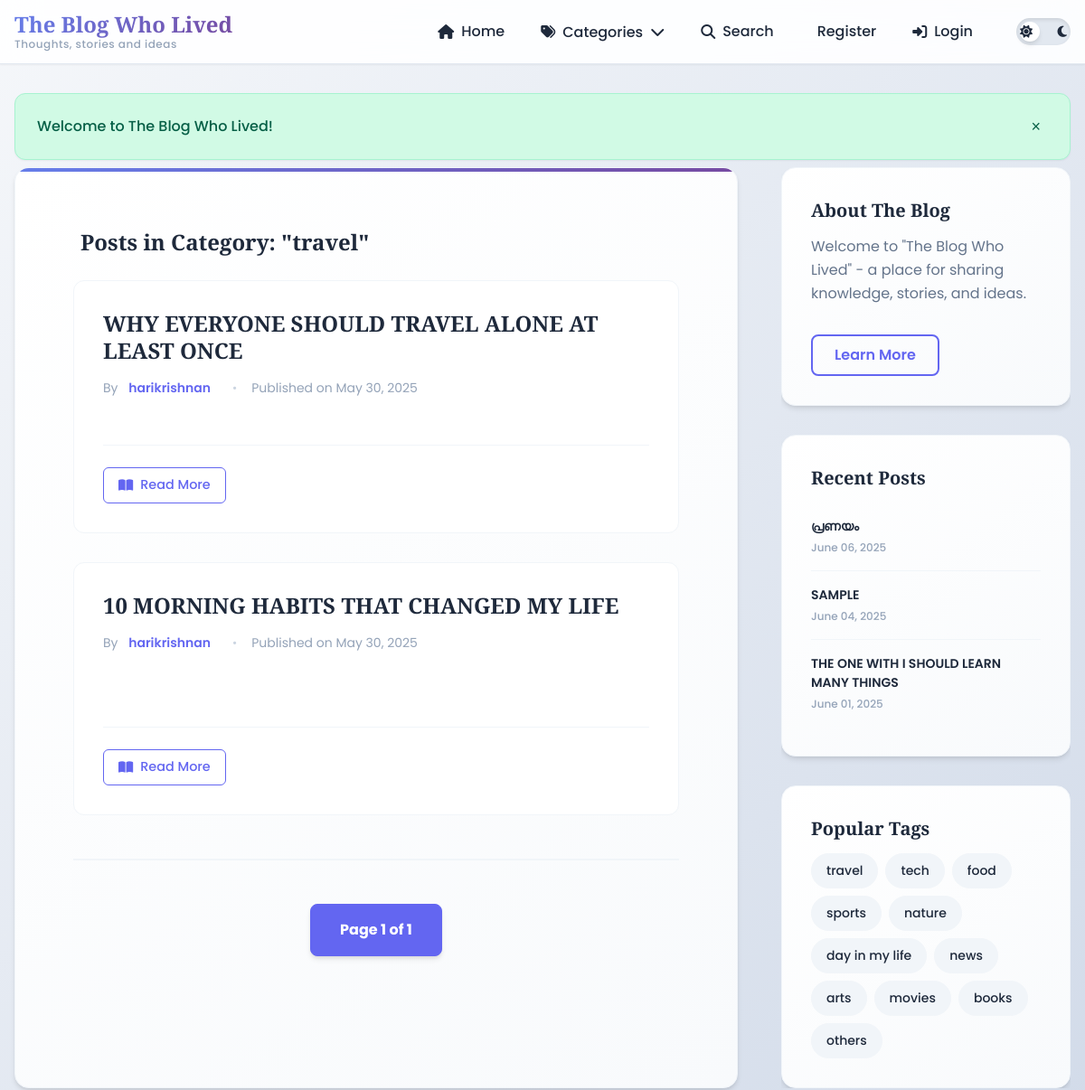
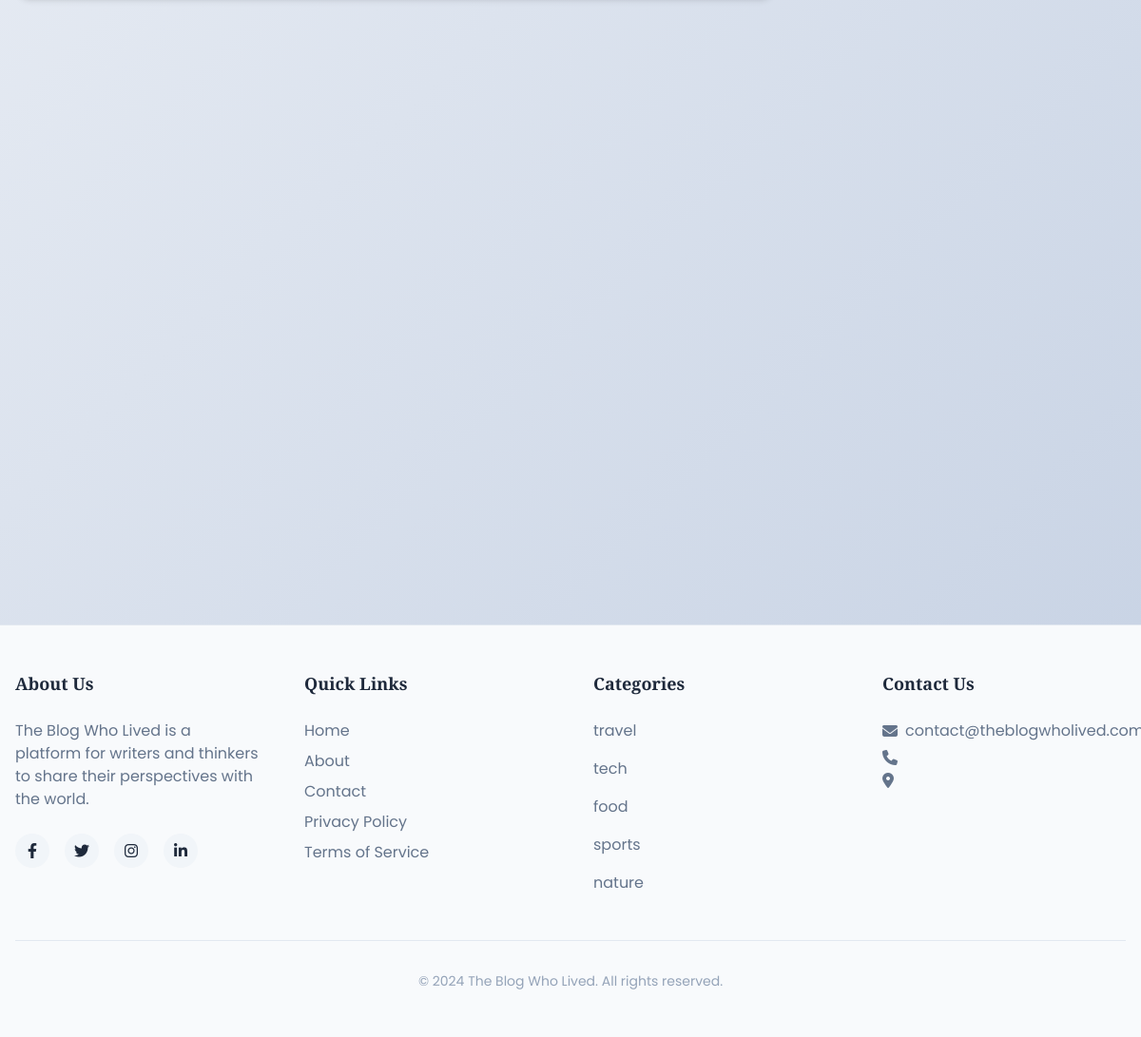
/category/travel/, run on the app's committed database (2 pictures, top to bottom).
### blog/models.py (models this page shows, shortened)
class Category(models.Model):
    name = models.CharField(max_length=100, unique=True)

class Post(models.Model):
    title = models.CharField(max_length=200)
    content = models.TextField()
    date_posted = models.DateTimeField(default=timezone.now)
    author = models.ForeignKey(User, on_delete=models.CASCADE)
    categories = models.ManyToManyField(Category)

### blog/views.py (the view)
# urls.py: path('category/<str:category_name>/', views.category_posts, name='category-posts'),
def category_posts(request, category_name):
    category = get_object_or_404(Category, name=category_name)
    posts = Post.objects.filter(categories = category).order_by('-date_posted')
    paginator = Paginator(posts,5)
    page_number = request.GET.get('page')
    page_obj = paginator.get_page(page_number)
    recent_posts = Post.objects.order_by('-date_posted')[:3]
    context = {
        'category':category,
        'page_obj':page_obj,
        'recent_posts' : recent_posts
    }
    return render(request, 'blog/category_posts.html', context)

### blog/context_processor.py (called while the page is built)
def categories(request):
    return {
        'categories': Category.objects.all()
    }

### blog/templates/blog/category_posts.html (shortened to what this page needs)
{% extends 'blog/base.html' %}
{% load static %}
{% block content %}
<link rel="stylesheet" href="{% static 'blog/category_posts.css' %}">
<div class="container py-5">
    <div class="row justify-content-center">
        <div class="col-lg-10 col-md-12">
            <div class="mb-5 text-center" style="padding:.5rem;">
                <h2 class="fw-bold text-primary">Posts in Category: "{{ category.name }}"</h2>
            </div>
            {% for post in page_obj %}
            <article class="home-post mb-5 shadow-sm p-4 bg-light rounded-4 border">
                <div class="post-header mb-2">
                    <h3 class="post-title mb-2">
                        <a href="{% url 'post-detail' post.id %}" class="post-title-link text-dark"
                           style="text-decoration: none;">
                            {{ post.title|upper }}
                        </a>
                    </h3>
                    <div class="post-meta text-muted small">
                        <span>By
                            <a href="{% url 'user-posts' post.author.username %}"
                               class="author-link text-decoration-none fw-semibold">
                                {{ post.author }}
                            </a>
                        </span>
                        <span class="separator mx-2">•</span>
                        <span>Published on {{ post.date_posted|date:"F d, Y" }}</span>
                    </div>
                </div>
                <div class="post-footer text-end mt-3">
                    <a href="{% url 'post-detail' post.id %}" class="read-more-btn">
                        <i class="fas fa-book-open me-2"></i> Read More
                    </a>
                </div>
            </article>
            {% endfor %}
            {% include 'blog/pagination.html' %}
        </div>
    </div>
</div>
{% endblock %}

### blog/templates/blog/base.html (shortened to what this page needs)
<!DOCTYPE html>
<html lang="en">
<head>
    <link rel="stylesheet" href="https://cdnjs.cloudflare.com/ajax/libs/font-awesome/6.4.0/css/all.min.css">
    <link rel="stylesheet" href="/static/blog/main.css">
</head>
<body>
    <header class="main-header">
        <div class="header-container">
            <div class="logo-container">
                <a href="/" class="logo-link">
                    <h1 class="logo">The Blog Who Lived</h1>
                    <p class="tagline">Thoughts, stories and ideas</p>
                </a>
            </div>
            <nav class="main-nav" aria-label="Main navigation">
                <ul class="nav-list">
                {% if user.is_authenticated %}
                    <li><a href="{% url 'home' %}" class="nav-link"><i class="fas fa-home"></i> <span>Home</span></a></li>
                    <li><a href="{% url 'profile' %}" class="nav-link"><i class="fas fa-user"></i> <span>Profile</span></a></li>
                    <li><a href="{% url 'post-create' %}" class="nav-link"><i class="fas fa-plus"></i> <span>New Post</span></a></li>
                    <li class="dropdown">
                        <button class="dropdown-btn" aria-expanded="false">
                            <i class="fas fa-tags"></i> <span>Categories</span> <i class="fas fa-chevron-down"></i>
                        </button>
                        <ul class="dropdown-content" aria-label="Categories submenu">
                            {% for category in categories %}
                                <li><a href="{% url 'category-posts' category.name %}" class="dropdown-link">{{category.name}}</a></li>
                            {% endfor %}
                        </ul>
                    </li>
                    <li><a href="{% url 'search' %}" class="nav-link"><i class="fas fa-search"></i> <span>Search</span></a></li>
                    <li><a href="{% url 'logout' %}" class="nav-link"><i class="fas fa-sign-out-alt"></i> <span>Logout</span></a></li>
                {% else %}
                    <li><a href="{% url 'home' %}" class="nav-link"><i class="fas fa-home"></i> <span>Home</span></a></li>
                    <li class="dropdown">
                        <button class="dropdown-btn" aria-expanded="false">
                            <i class="fas fa-tags"></i> <span>Categories</span> <i class="fas fa-chevron-down"></i>
                        </button>
                    </li>
                    <li><a href="{% url 'search' %}" class="nav-link"><i class="fas fa-search"></i> <span>Search</span></a></li>
                    <li><a href="{% url 'register' %}" class="nav-link"> <span>Register</span></a></li>
                    <li><a href="{% url 'login' %}" class="nav-link"><i class="fas fa-sign-in-alt"></i> <span>Login</span></a></li>
                {% endif %}
                </ul>
                <div class="theme-toggle">
                    <label for="dark-mode-toggle" class="toggle-label">
                        <i class="fas fa-sun"></i>
                        <i class="fas fa-moon"></i>
                        <span class="toggle-ball"></span>
                    </label>
                </div>
            </nav>
        </div>
    </header>
    <main id="main-content" class="main-content">
        {% if user.is_authenticated %}
        <div class="messages-container" style="max-width: 1200px; margin: 0 auto; padding: 0 1rem;">
            <div class="alert alert-success">
                {{user.username}}, Welcome to The Blog Who Lived!
                <button class="close-alert" aria-label="Close message">&times;</button>
            </div>
        </div>
        {% else %}
        <div class="messages-container" style="max-width: 1200px; margin: 0 auto; padding: 0 1rem;">
            <div class="alert alert-success">
                Welcome to The Blog Who Lived!
                <button class="close-alert" aria-label="Close message">&times;</button>
            </div>
        </div>
        {% endif %}
        <div class="container">
            <div class="grid-layout">
                <div class="primary-content">
                    <div style="margin-top: .5rem;">
                        {% block content %}
                        {% endblock %}
                    </div>
                </div>
                <aside class="sidebar" aria-label="Sidebar" style="order: 2;">
                    <section class="sidebar-card about-card">
                        <h2 class="card-title">About The Blog</h2>
                        <div class="card-content">
                            <p>Welcome to "The Blog Who Lived" - a place for sharing knowledge, stories, and ideas.</p>
                            <a href="{% url 'about' %}" class="btn btn-outline" style="margin-top:1rem;">Learn More</a>
                        </div>
                    </section>
                    <section class="sidebar-card" style="">
                        <h2 class="card-title">Recent Posts</h2>
                        <ul class="recent-posts">
                            {% for post in recent_posts %}
                            <li>
                                <a href="{% url 'post-detail' post.id %}" class="post-link">
                                    <span class="post-title">{{ post.title|upper }}</span>
                                    <span class="post-date">{{post.date_posted|date:"F d, Y"}}</span>
                                </a>
                            </li>
                            {% endfor %}
                        </ul>
                    </section>
                    <section class="sidebar-card">
                        <h2 class="card-title">Popular Tags</h2>
                        <div class="tags-container">
                            {% for category in categories %}
                                <a href="{% url 'category-posts' category.name%}" class="tag">{{ category.name }}</a>
                            {% endfor %}
                        </div>
                    </section>
                </aside>
            </div>
        </div>
    </main>
    <footer class="main-footer">
        <div class="footer-container">
            <div class="footer-grid">
                <div class="footer-section">
                    <h3 class="footer-title">About Us</h3>
                    <p>The Blog Who Lived is a platform for writers and thinkers to share their perspectives with the world.</p>
                    <div class="social-links">
                        <a href="#" aria-label="Facebook"><i class="fab fa-facebook-f"></i></a>
                        <a href="#" aria-label="Twitter"><i class="fab fa-twitter"></i></a>
                        <a href="#" aria-label="Instagram"><i class="fab fa-instagram"></i></a>
                        <a href="#" aria-label="LinkedIn"><i class="fab fa-linkedin-in"></i></a>
                    </div>
                </div>
                <div class="footer-section">
                    <h3 class="footer-title">Quick Links</h3>
                    <ul class="footer-links">
                        <li><a href="{% url 'home' %}">Home</a></li>
                        <li><a href="{% url 'about' %}">About</a></li>
                        <li><a href="#">Contact</a></li>
                        <li><a href="#">Privacy Policy</a></li>
                        <li><a href="#">Terms of Service</a></li>
                    </ul>
                </div>
                <div class="footer-section">
                    <h3 class="footer-title">Categories</h3>
                    {% for category in categories|slice:":5" %}
                    <ul class="footer-links">
                        <li><a href="{% url 'category-posts' category.name%}">{{ category.name }}</a></li>
                    </ul>
                    {% endfor %}
                </div>
                <div class="footer-section">
                    <h3 class="footer-title">Contact Us</h3>
                    <address>
                        <p><i class="fas fa-envelope"></i> contact@theblogwholived.com</p>
                        <p><i class="fas fa-phone"></i> </p>
                        <p><i class="fas fa-map-marker-alt"></i></p>
                    </address>
                </div>
            </div>
            <div class="copyright">
                <p>&copy; 2024 The Blog Who Lived. All rights reserved.</p>
            </div>
        </div>
    </footer>
</body>
</html>

### static/blog/category_posts.css (style rules this page uses)
.read-more-btn { color: var(--primary-color); text-decoration: none; font-weight: 500; padding: 0.5rem 1rem; border-radius: 6px; border: 1px solid var(--primary-color); transition: all 0.3s ease; font-size: 0.9rem; }

### data on the page
Category: name "travel"
Post: title "WHY EVERYONE SHOULD TRAVEL ALONE AT LEAST ONCE", author "harikrishnan", date_posted "May 30, 2025"
Post: title "10 MORNING HABITS THAT CHANGED MY LIFE", author "harikrishnan", date_posted "May 30, 2025"
Post: title "പ്രണയം", date_posted "June 06, 2025"
Post: title "SAMPLE", date_posted "June 04, 2025"
Post: title "THE ONE WITH I SHOULD LEARN MANY THINGS", date_posted "June 01, 2025"
Category: name "tech"
Category: name "food"
Category: name "sports"
Category: name "nature"
Category: name "day in my life"
Category: name "news"
Category: name "arts"
Category: name "movies"
Category: name "books"
Category: name "others"

### other printed values
{{ page_obj.number }} "1"
{{ page_obj.paginator.num_pages }} "1"
